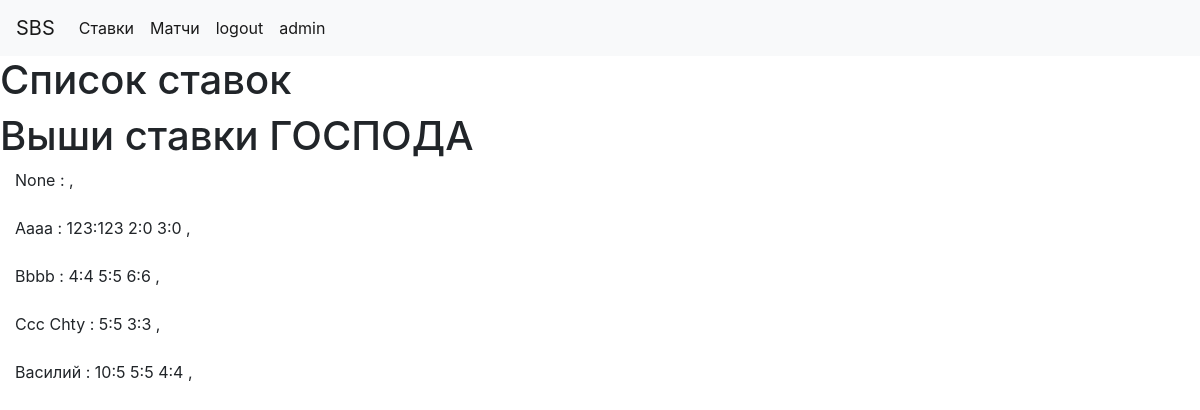
The app's page /bets (signed in), older data.
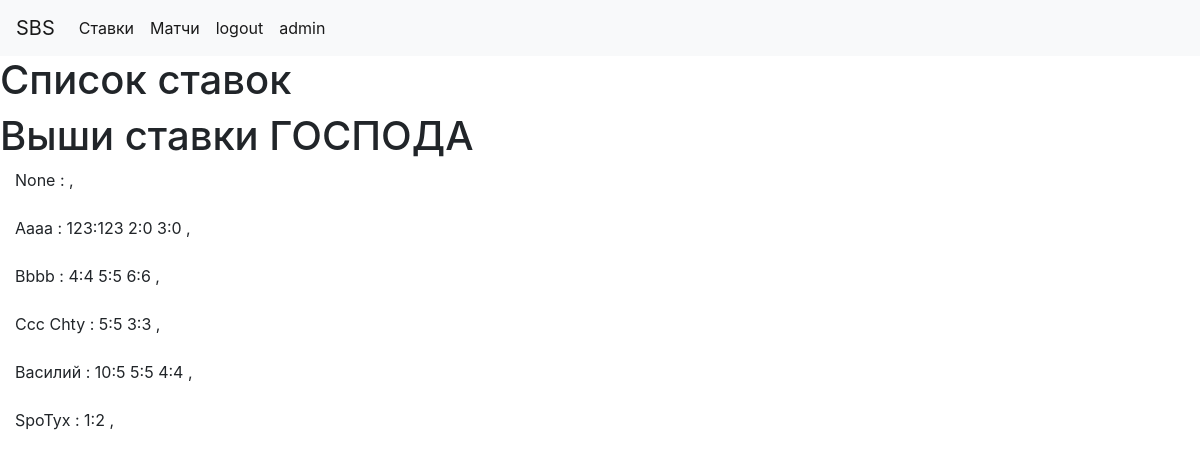
The same page, newer data.
### app/models.py (models this page shows, shortened)
class User(UserMixin, db.Model):
    id = db.Column(db.Integer, primary_key=True)
    username = db.Column(db.String(64), index=True, unique=True)
    email = db.Column(db.String(120), index=True, unique=True)
    password_hash = db.Column(db.String(128))
    pred = db.relationship('Bets', backref='author', lazy='dynamic')
    avatar = db.Column(db.String(128))
    about_me = db.Column(db.String(140))
    fio = db.Column(db.String(140))

class Bets(db.Model):
    id = db.Column(db.Integer, primary_key=True)
    match_id = db.Column(db.String(140), db.ForeignKey('match.id'))
    user_id = db.Column(db.Integer, db.ForeignKey('user.id'))
    t1_pre = db.Column(db.Integer)
    t2_pre = db.Column(db.Integer)
    comment = db.Column(db.String(140))
    timestamp = db.Column(db.DateTime, index=True, default=datetime.utcnow)
    res_scor = db.Column(db.Integer)

### app/routes.py (the view)
@app.route('/bets')
@login_required
def bets():
    bets_dict = {}
    user_list = User.query.all()
    for user in user_list:
        user_id = user.id
        user_bets = Bets.query.filter_by(user_id=user_id).all()
        bets_dict[user.fio] = user_bets
    return render_template('bets.html', bets_dict= bets_dict)

### app/models.py (called while the page is built)
@login.user_loader
def load_user(id):
    return User.query.get(int(id))

### app/templates/bets.html (shortened to what this page needs)
{% extends  'base.html' %}
{% block content_title %}
    Список ставок
{% endblock %}
{% block content%}
<h1> Выши ставки ГОСПОДА</h1>
{% for user, bets in bets_dict.items() %}
<div class="col-md-3">
{{user}} :
    {% for bet in bets%}
    {{bet.t1_pre}}:{{bet.t2_pre}}
    {% endfor %}
    ,
</div>
<br>
{% endfor %}
{% endblock %}

### app/templates/base.html (shortened to what this page needs)
<!DOCTYPE html>
<html lang="en">
<head>
    <link rel="stylesheet" href="https://stackpath.bootstrapcdn.com/bootstrap/4.4.1/css/bootstrap.min.css">
</head>
<body>
<nav class="navbar navbar-expand-lg navbar-light bg-light">
    <a class="navbar-brand" href="{{ url_for('index') }}">SBS</a>
    <div class="collapse navbar-collapse" id="navbarNavAltMarkup">
        <div class="navbar-nav">
            <a class="nav-item nav-link active" href="{{ url_for('bets') }}">Ставки <span class="sr-only">(current)</span></a>
             <a class="nav-item nav-link active" href="{{ url_for('matchs') }}">Матчи <span class="sr-only">(current)</span></a>
        {% if current_user.is_anonymous %}
            <a class="nav-item nav-link active" href="{{ url_for('login') }}">login <span class="sr-only">(current)</span></a>
            <a class="nav-item nav-link active" href="{{ url_for('register') }}">Регистрация <span class="sr-only">(current)</span></a>
        {% else %}
            <a class="nav-item nav-link active" href="{{ url_for('logout') }}">logout <span class="sr-only">(current)</span></a>
        {% endif %}
        <a class="nav-item nav-link active" href="{{ url_for('user', username=current_user.username) }}" >{{ current_user.username }}</a>
    </div>
    </div>
</nav>
<h1>
    {% block content_title %}
    {% endblock %}
</h1>
    {% block content%}
    {% endblock %}
</body>
</html>

Row changes from the older to the newer data that the page shows:
added User: fio "SpoTyx"
added Bets: t1_pre "1", t2_pre "2", shown under "SpoTyx"
